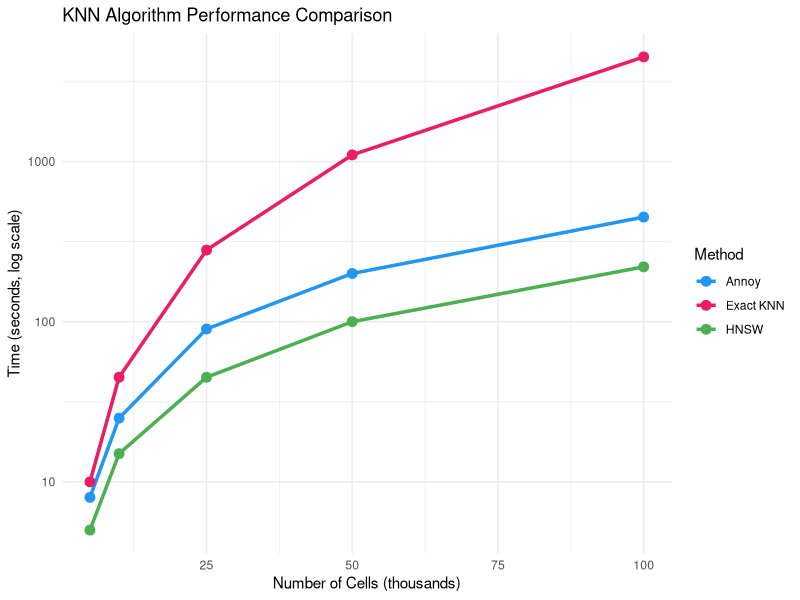

Write R code to recreate this figure.
## ---- chunk 1
knitr::opts_chunk$set(
  collapse = TRUE,
  comment = "#>",
  fig.width = 7,
  fig.height = 5,
  message = FALSE,
  warning = FALSE
)
## ---- chunk 2
library(ggplot2)

# Simulated benchmark data
cells <- c(5000, 10000, 25000, 50000, 100000)
time_exact <- c(10, 45, 280, 1100, 4500)
time_annoy <- c(8, 25, 90, 200, 450)
time_hnsw <- c(5, 15, 45, 100, 220)

bench_df <- data.frame(
  cells = rep(cells, 3),
  time = c(time_exact, time_annoy, time_hnsw),
  method = rep(c("Exact KNN", "Annoy", "HNSW"), each = length(cells))
)

ggplot(bench_df, aes(x = cells/1000, y = time, color = method)) +
  geom_line(linewidth = 1.2) +
  geom_point(size = 3) +
  scale_y_log10() +
  scale_color_manual(values = c("Exact KNN" = "#E91E63", 
                                "Annoy" = "#2196F3", 
                                "HNSW" = "#4CAF50")) +
  labs(x = "Number of Cells (thousands)", 
       y = "Time (seconds, log scale)",
       title = "KNN Algorithm Performance Comparison",
       color = "Method") +
  theme_minimal()
## ---- chunk 3
sessionInfo()
